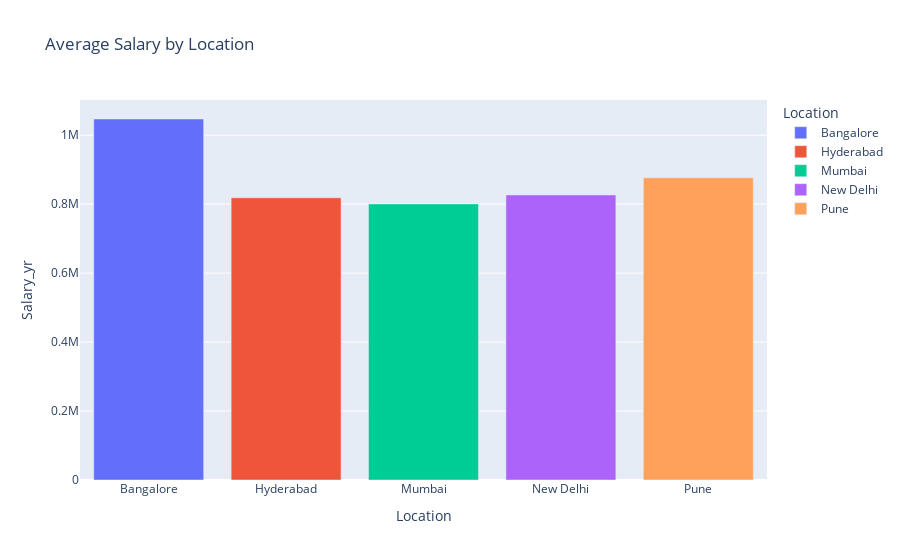

Source (notebook cell):
### Markdown cell above
from this analysis we can find that Orbit Technologies is the one of the less paying company

### Code cell
#Average salary by location
avg_sal_loc = salary.groupby("Location")['Salary_yr'].agg('mean').reset_index()
fig = px.bar(avg_sal_loc, x="Location", y="Salary_yr", color='Location', title="Average Salary by Location")
fig.update_traces(textfont_size=10, textangle=45, textposition="outside", cliponaxis=False)
fig.show()

### Figure 1 — Plotly figure (JSON) as saved in the notebook; plotly's stock layout.template omitted (floating-point values rounded to 4 significant figures)
{"data": [{"alignmentgroup": "True", "cliponaxis": false, "hovertemplate": "Location=%{x}<br>Salary_yr=%{y}<extra></extra>", "legendgroup": "Bangalore", "marker": {"color": "#636efa"}, "name": "Bangalore", "offsetgroup": "Bangalore", "orientation": "v", "showlegend": true, "textangle": 45, "textfont": {"size": 10}, "textposition": "outside", "type": "bar", "x": ["Bangalore"], "xaxis": "x", "y": [1047000.0], "yaxis": "y"}, {"alignmentgroup": "True", "cliponaxis": false, "hovertemplate": "Location=%{x}<br>Salary_yr=%{y}<extra></extra>", "legendgroup": "Hyderabad", "marker": {"color": "#EF553B"}, "name": "Hyderabad", "offsetgroup": "Hyderabad", "orientation": "v", "showlegend": true, "textangle": 45, "textfont": {"size": 10}, "textposition": "outside", "type": "bar", "x": ["Hyderabad"], "xaxis": "x", "y": [818400.0], "yaxis": "y"}, {"alignmentgroup": "True", "cliponaxis": false, "hovertemplate": "Location=%{x}<br>Salary_yr=%{y}<extra></extra>", "legendgroup": "Mumbai", "marker": {"color": "#00cc96"}, "name": "Mumbai", "offsetgroup": "Mumbai", "orientation": "v", "showlegend": true, "textangle": 45, "textfont": {"size": 10}, "textposition": "outside", "type": "bar", "x": ["Mumbai"], "xaxis": "x", "y": [800700.0], "yaxis": "y"}, {"alignmentgroup": "True", "cliponaxis": false, "hovertemplate": "Location=%{x}<br>Salary_yr=%{y}<extra></extra>", "legendgroup": "New Delhi", "marker": {"color": "#ab63fa"}, "name": "New Delhi", "offsetgroup": "New Delhi", "orientation": "v", "showlegend": true, "textangle": 45, "textfont": {"size": 10}, "textposition": "outside", "type": "bar", "x": ["New Delhi"], "xaxis": "x", "y": [826600.0], "yaxis": "y"}, {"alignmentgroup": "True", "cliponaxis": false, "hovertemplate": "Location=%{x}<br>Salary_yr=%{y}<extra></extra>", "legendgroup": "Pune", "marker": {"color": "#FFA15A"}, "name": "Pune", "offsetgroup": "Pune", "orientation": "v", "showlegend": true, "textangle": 45, "textfont": {"size": 10}, "textposition": "outside", "type": "bar", "x": ["Pune"], "xaxis": "x", "y": [876600.0], "yaxis": "y"}], "layout": {"barmode": "relative", "legend": {"title": {"text": "Location"}, "tracegroupgap": 0}, "title": {"text": "Average Salary by Location"}, "xaxis": {"anchor": "y", "categoryarray": ["Bangalore", "Hyderabad", "Mumbai", "New Delhi", "Pune"], "categoryorder": "array", "domain": [0, 1], "title": {"text": "Location"}}, "yaxis": {"anchor": "x", "domain": [0, 1], "title": {"text": "Salary_yr"}}}}
